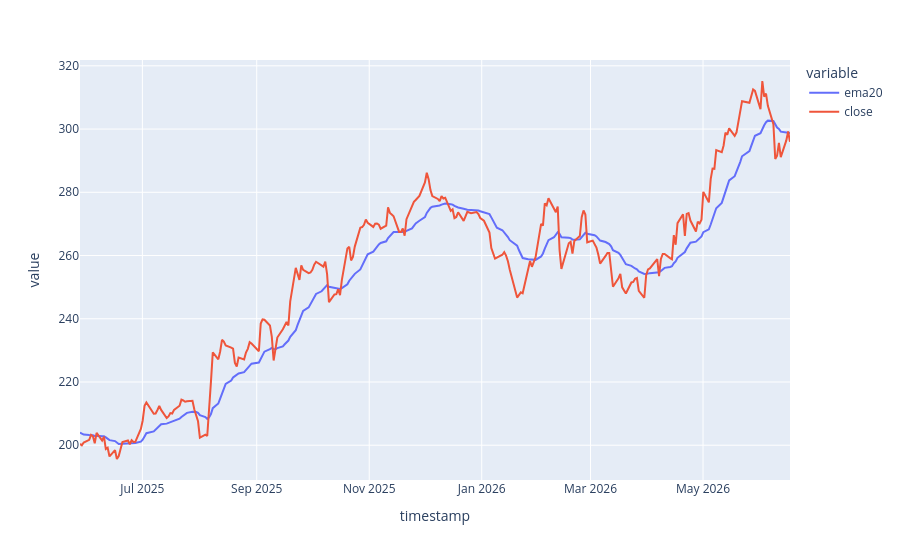

Write notebook code for a chart like this one.
### Markdown cell above
Et glidende gjennomsnitt som gir nyere observasjoner høyere vekt. EMA reagerer raskere på nye prisbevegelser enn SMA:
$$
EMA_t=
\alpha P_t
+
(1-\alpha)EMA_{t-1}
$$

F.eks:  
Kjøp når close > ema20,  
Selg når close < ema20

### Code cell
df["ema20"] = df["close"].ewm(span = 20, adjust= False).mean()

px.line(
    df.dropna().reset_index(),
    x = "timestamp",
    y= ["ema20", "close"]
)

### Figure 1 — Plotly figure (JSON) as saved in the notebook; plotly's stock layout.template omitted (floating-point values rounded to 4 significant figures; data arrays with more than 128 entries replaced by an {"elided": "..."} marker saying what was removed)
{"data": [{"hovertemplate": "variable=ema20<br>timestamp=%{x}<br>value=%{y}<extra></extra>", "legendgroup": "ema20", "line": {"color": "#636efa", "dash": "solid"}, "marker": {"symbol": "circle"}, "mode": "lines", "name": "ema20", "orientation": "v", "showlegend": true, "type": "scatter", "x": {"elided": "266 str values"}, "xaxis": "x", "y": {"elided": "266 float values"}, "yaxis": "y"}, {"hovertemplate": "variable=close<br>timestamp=%{x}<br>value=%{y}<extra></extra>", "legendgroup": "close", "line": {"color": "#EF553B", "dash": "solid"}, "marker": {"symbol": "circle"}, "mode": "lines", "name": "close", "orientation": "v", "showlegend": true, "type": "scatter", "x": {"elided": "266 str values"}, "xaxis": "x", "y": {"elided": "266 float values"}, "yaxis": "y"}], "layout": {"legend": {"title": {"text": "variable"}, "tracegroupgap": 0}, "margin": {"t": 60}, "xaxis": {"anchor": "y", "domain": [0, 1], "title": {"text": "timestamp"}}, "yaxis": {"anchor": "x", "domain": [0, 1], "title": {"text": "value"}}}}
